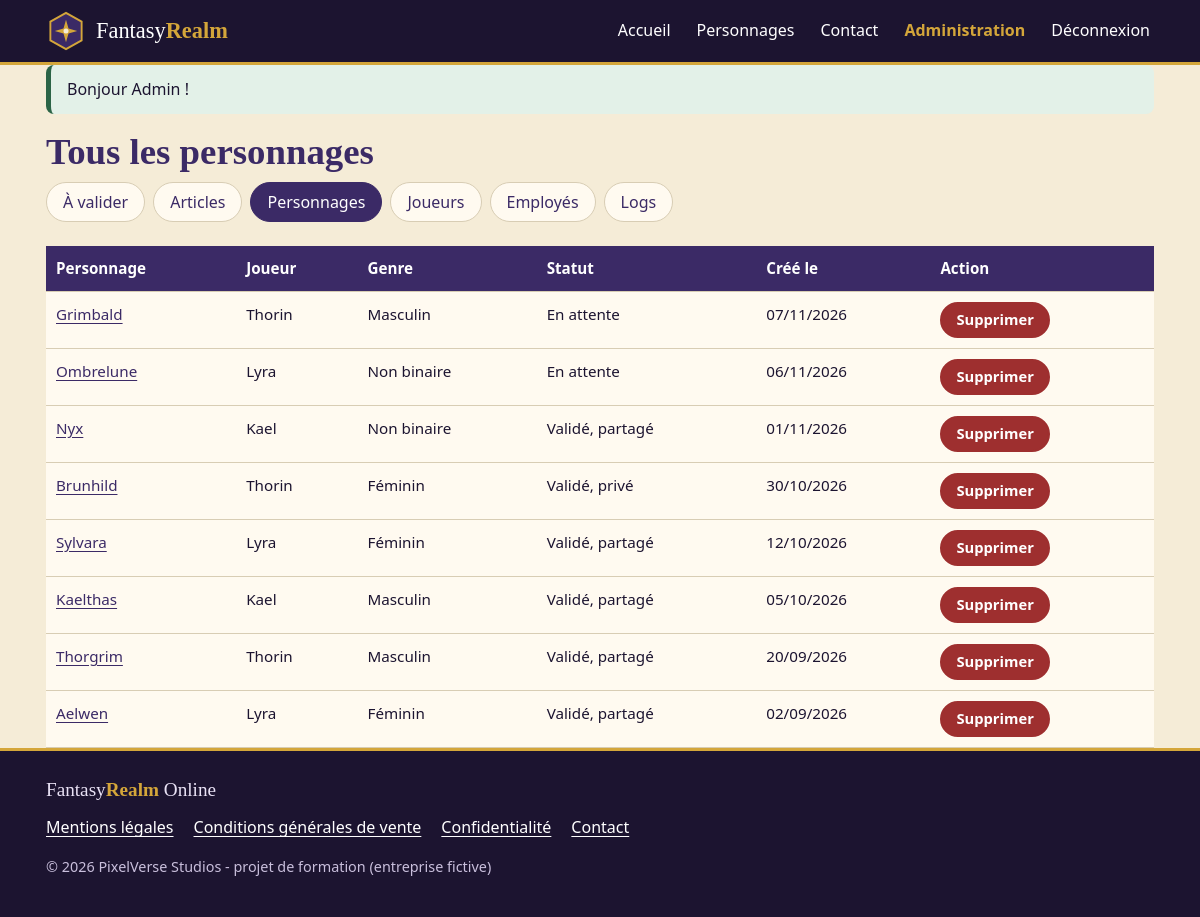
/gestion/personnages (signed in), run on the app's committed database.
### tables this page shows
CREATE TABLE personnages (
    id               INT UNSIGNED AUTO_INCREMENT PRIMARY KEY,
    utilisateur_id   INT UNSIGNED NOT NULL,
    nom              VARCHAR(40)  NOT NULL,
    genre            ENUM('feminin', 'masculin', 'non_binaire') NOT NULL,
    forme_visage     ENUM('ovale', 'rond', 'carre', 'allonge') NOT NULL DEFAULT 'ovale',
    forme_yeux       ENUM('amande', 'ronds', 'plisses', 'grands') NOT NULL DEFAULT 'amande',
    forme_nez        ENUM('droit', 'retrousse', 'aquilin', 'large') NOT NULL DEFAULT 'droit',
    forme_bouche     ENUM('fine', 'pleine', 'souriante', 'severe') NOT NULL DEFAULT 'fine',
    coiffure         ENUM('courte', 'longue', 'tresse', 'chauve', 'crete') NOT NULL DEFAULT 'courte',
    couleur_peau     CHAR(7)      NOT NULL COMMENT 'Couleur hexadécimale #rrggbb choisie dans une palette',
    couleur_cheveux  CHAR(7)      NOT NULL,
    couleur_yeux     CHAR(7)      NOT NULL,
    statut           ENUM('en_attente', 'valide') NOT NULL DEFAULT 'en_attente'
                     COMMENT 'Un nom refusé entraîne la suppression du personnage',
    partage          BOOLEAN      NOT NULL DEFAULT FALSE,
    cree_le          DATETIME     NOT NULL DEFAULT CURRENT_TIMESTAMP,
    modifie_le       DATETIME     NULL,
    valide_le        DATETIME     NULL,
    CONSTRAINT uq_personnages_nom UNIQUE (nom),
    CONSTRAINT fk_personnages_utilisateur FOREIGN KEY (utilisateur_id)
        REFERENCES utilisateurs (id) ON DELETE CASCADE,
     
    CONSTRAINT ck_personnages_partage CHECK (partage = FALSE OR statut = 'valide'),
    INDEX idx_personnages_galerie (partage, statut, genre, cree_le)
);

CREATE TABLE utilisateurs (
    id                  INT UNSIGNED AUTO_INCREMENT PRIMARY KEY,
    email               VARCHAR(190) NOT NULL,
    pseudo              VARCHAR(30)  NOT NULL,
    mot_de_passe        VARCHAR(255) NOT NULL COMMENT 'Hash argon2id, jamais le mot de passe en clair',
    role                ENUM('joueur', 'employe', 'admin') NOT NULL DEFAULT 'joueur',
    statut              ENUM('actif', 'suspendu') NOT NULL DEFAULT 'actif',
    doit_changer_mdp    BOOLEAN      NOT NULL DEFAULT FALSE COMMENT 'Vrai après une réinitialisation : changement imposé à la connexion',
    derniere_connexion  DATETIME     NULL,
    cree_le             DATETIME     NOT NULL DEFAULT CURRENT_TIMESTAMP,
    CONSTRAINT uq_utilisateurs_email UNIQUE (email),
    CONSTRAINT uq_utilisateurs_pseudo UNIQUE (pseudo)
);

### src/Core/View.php (called while the page is built, shortened)
<?php
class View
{
    public static function render(string $template, array $data = []): void
    {
        extract($data, EXTR_SKIP);
        require ROOT . '/templates/' . $template . '.php';
        require ROOT . '/templates/layout.php';
    }
}

### src/Controllers/GestionController.php (called while the page is built, shortened)
<?php
class GestionController
{
    public function personnages(): void
    {
        View::render('gestion/personnages', ['title' => 'Tous les personnages', 'personnages' => Personnage::tous()]);
    }
}

### src/Core/Router.php (called while the page is built, shortened)
<?php
class Router
{
    private array $routes = [];
    public function get(string $path, array $action, string|array $roles = []): void
    {
        $this->routes['GET'][$path] = ['action' => $action, 'roles' => (array) $roles];
    }
    public function post(string $path, array $action, string|array $roles = []): void
    {
        $this->routes['POST'][$path] = ['action' => $action, 'roles' => (array) $roles];
    }
    public function dispatch(string $method, string $uri): void
    {
        $path = parse_url($uri, PHP_URL_PATH) ?: '/';
        $path = $path === '/' ? '/' : rtrim($path, '/');
        $route = $this->routes[$method][$path] ?? null;
        [$class, $methodName] = $route['action'];
        (new $class())->$methodName();
    }
}

### public/index.php (called while the page is built, shortened)
<?php
$joueur = 'joueur';
$personnel = ['employe', 'admin'];
$admin = 'admin';
$r = new Router();
$r->get('/', [PageController::class, 'accueil']);
$r->get('/mentions-legales', [PageController::class, 'mentionsLegales']);
$r->get('/conditions-generales', [PageController::class, 'conditionsGenerales']);
$r->get('/confidentialite', [PageController::class, 'confidentialite']);
$r->get('/contact', [ContactController::class, 'formulaire']);
$r->post('/contact', [ContactController::class, 'envoyer']);
$r->get('/api/pseudo', [ContactController::class, 'apiPseudo']);
$r->get('/personnages', [GalerieController::class, 'liste']);
$r->get('/personnage', [GalerieController::class, 'detail']);
$r->get('/avatar', [GalerieController::class, 'avatar']);
$r->post('/personnage/avis', [GalerieController::class, 'deposerAvis'], $joueur);
$r->get('/inscription', [AuthController::class, 'formulaireInscription']);
$r->post('/inscription', [AuthController::class, 'inscription']);
$r->get('/connexion', [AuthController::class, 'formulaireConnexion']);
$r->post('/connexion', [AuthController::class, 'connexion']);
$r->post('/deconnexion', [AuthController::class, 'deconnexion']);
$r->get('/mot-de-passe-oublie', [AuthController::class, 'formulaireOubli']);
$r->post('/mot-de-passe-oublie', [AuthController::class, 'oubli']);
$r->get('/espace/mot-de-passe', [AuthController::class, 'formulaireChangement'], [$joueur, ...$personnel]);
$r->post('/espace/mot-de-passe', [AuthController::class, 'changement'], [$joueur, ...$personnel]);
$r->post('/espace/supprimer-compte', [AuthController::class, 'supprimerCompte'], $joueur);
$r->get('/espace', [EspaceController::class, 'index'], $joueur);
$r->get('/espace/creer', [EspaceController::class, 'formulaireCreation'], $joueur);
$r->post('/espace/creer', [EspaceController::class, 'creer'], $joueur);
$r->get('/espace/personnage', [EspaceController::class, 'formulaireModification'], $joueur);
$r->post('/espace/personnage', [EspaceController::class, 'modifier'], $joueur);
$r->post('/espace/equiper', [EspaceController::class, 'equiper'], $joueur);
$r->post('/espace/partager', [EspaceController::class, 'partager'], $joueur);
$r->post('/espace/dupliquer', [EspaceController::class, 'dupliquer'], $joueur);
$r->post('/espace/supprimer', [EspaceController::class, 'supprimer'], $joueur);
$r->get('/apercu', [EspaceController::class, 'apercu'], $joueur);
$r->get('/gestion', [GestionController::class, 'index'], $personnel);
$r->post('/gestion/personnage/valider', [GestionController::class, 'validerPersonnage'], $personnel);
$r->post('/gestion/personnage/rejeter', [GestionController::class, 'rejeterPersonnage'], $personnel);
$r->post('/gestion/avis', [GestionController::class, 'modererAvis'], $personnel);
$r->get('/gestion/accessoires', [GestionController::class, 'accessoires'], $personnel);
$r->post('/gestion/accessoires', [GestionController::class, 'creerAccessoire'], $personnel);
$r->post('/gestion/accessoires/etat', [GestionController::class, 'etatAccessoire'], $personnel);
$r->post('/gestion/accessoires/supprimer', [GestionController::class, 'supprimerAccessoire'], $personnel);
$r->get('/gestion/personnages', [GestionController::class, 'personnages'], $personnel);
$r->post('/gestion/personnages/supprimer', [GestionController::class, 'supprimerPersonnage'], $personnel);
$r->get('/gestion/joueurs', [GestionController::class, 'joueurs'], $personnel);
$r->post('/gestion/joueurs/statut', [GestionController::class, 'statutJoueur'], $personnel);
$r->post('/gestion/joueurs/supprimer', [GestionController::class, 'supprimerJoueur'], $personnel);
$r->get('/admin/employes', [AdminController::class, 'employes'], $admin);
$r->post('/admin/employes', [AdminController::class, 'creerEmploye'], $admin);
$r->post('/admin/employes/mot-de-passe', [AdminController::class, 'motDePasseEmploye'], $admin);
$r->post('/admin/employes/statut', [AdminController::class, 'statutEmploye'], $admin);
$r->post('/admin/employes/supprimer', [AdminController::class, 'supprimerEmploye'], $admin);
$r->get('/admin/logs', [AdminController::class, 'logs'], $admin);
$r->dispatch($_SERVER['REQUEST_METHOD'], $_SERVER['REQUEST_URI']);

### src/Core/Database.php (called while the page is built, shortened)
<?php
final class Database
{
    private static ?PDO $pdo = null;
    public static function pdo(): PDO
    {
        if (self::$pdo === null) {
            $dsn = sprintf(
                'mysql:host=%s;port=%s;dbname=%s;charset=utf8mb4',
                $_ENV['DB_HOST'] ?? 'localhost',
                $_ENV['DB_PORT'] ?? '3306',
                $_ENV['DB_NAME'] ?? 'fantasyrealm'
            );
            self::$pdo = new PDO($dsn, $_ENV['DB_USER'] ?? '', $_ENV['DB_PASSWORD'] ?? '', [
                PDO::ATTR_ERRMODE            => PDO::ERRMODE_EXCEPTION,
                PDO::ATTR_DEFAULT_FETCH_MODE => PDO::FETCH_ASSOC,
                PDO::ATTR_EMULATE_PREPARES   => false,
            ]);
            self::$pdo->exec("SET time_zone = '+00:00'");
        }
        return self::$pdo;
    }
    public static function run(string $sql, array $params = []): \PDOStatement
    {
        $stmt = self::pdo()->prepare($sql);
        $stmt->execute($params);
        return $stmt;
    }
}

### src/Models/Personnage.php (called while the page is built, shortened)
<?php
final class Personnage
{
    public static function tous(): array
    {
        return Database::run(
            'SELECT p.id, p.nom, p.genre, p.statut, p.partage, p.cree_le, u.pseudo
             FROM personnages p JOIN utilisateurs u ON u.id = p.utilisateur_id ORDER BY p.cree_le DESC'
        )->fetchAll();
    }
}

### src/helpers.php (called while the page is built, shortened)
<?php
function e(?string $value): string
{
    return htmlspecialchars($value ?? '', ENT_QUOTES | ENT_SUBSTITUTE, 'UTF-8');
}
function date_fr(?string $utc, bool $avecHeure = false): string
{
    $d = (new \DateTimeImmutable($utc, new \DateTimeZone('UTC')))->setTimezone(new \DateTimeZone('Europe/Paris'));
    return $d->format($avecHeure ? 'd/m/Y à H:i' : 'd/m/Y');
}

### templates/gestion/personnages.php (the view, shortened to what this page needs)
<h1>Tous les personnages</h1>
<?php require __DIR__ . '/_menu.php'; ?>
<div class="tableau-defilant">
    <table class="tableau">
        <thead><tr><th scope="col">Personnage</th><th scope="col">Joueur</th><th scope="col">Genre</th><th scope="col">Statut</th><th scope="col">Créé le</th><th scope="col">Action</th></tr></thead>
        <tbody>
        <?php foreach ($personnages as $p): ?>
            <tr>
                <td><a href="/personnage?id=<?= (int) $p['id'] ?>"><?= e($p['nom']) ?></a></td>
                <td><?= e($p['pseudo']) ?></td>
                <td><?= e(Apparence::GENRES[$p['genre']]) ?></td>
                <td><?= $p['statut'] === 'en_attente' ? 'En attente' : ($p['partage'] ? 'Validé, partagé' : 'Validé, privé') ?></td>
                <td><?= e(date_fr($p['cree_le'])) ?></td>
                <td>
                    <form method="post" action="/gestion/personnages/supprimer" data-confirmation="Supprimer définitivement « <?= e($p['nom']) ?> » ?">
                        <button type="submit" class="bouton bouton-petit bouton-danger">Supprimer<span class="sr-only"> <?= e($p['nom']) ?></span></button>
                    </form>
                </td>
            </tr>
        <?php endforeach; ?>
        </tbody>
    </table>
</div>

### public/assets/css/style.css (style rules this page uses)
:root { --nuit: #1c1430; --violet: #3b2a66; --violet-clair: #5b4596; --or: #d4a63a; --or-fonce: #7a5810; --parchemin: #f5ecd7; --carte: #fffaf0; --encre: #1c1430; --gris: #564b69; --bordure: #d8cdb4; --rubis: #9e2f2f; --emeraude: #2b6446; --titres: Georgia, "Palatino Linotype", "Book Antiqua", serif; --texte: system-ui, -apple-system, "Segoe UI", Roboto, sans-serif; --rayon: 12px; --ombre: 0 2px 6px rgba(28, 20, 48, 0.12); }
*, *::before, *::after { box-sizing: border-box; }
html { -webkit-text-size-adjust: 100%; }
body { margin: 0; font-family: var(--texte); font-size: 1rem; line-height: 1.6; color: var(--encre); background: var(--parchemin); }
h1, h2, h3 { font-family: var(--titres); color: var(--violet); line-height: 1.2; }
h1 { font-size: 1.9rem; margin: 0 0 0.5rem; }
a { color: var(--violet); text-underline-offset: 3px; }
table { border-collapse: collapse; }
.bouton { display: inline-flex; align-items: center; justify-content: center; min-height: 44px; background: var(--violet); color: #fff; border: 2px solid var(--violet); border-radius: 999px; padding: 8px 22px; font: inherit; font-weight: 600; text-decoration: none; cursor: pointer; transition: background-color 0.15s; }
.bouton-danger { background: var(--rubis); border-color: var(--rubis); }
.bouton-petit { min-height: 36px; padding: 4px 14px; font-size: 0.92rem; }
.tableau-defilant { overflow-x: auto; }
.tableau { width: 100%; background: var(--carte); font-size: 0.95rem; }
.tableau th, .tableau td { text-align: left; padding: 10px; border-bottom: 1px solid var(--bordure); vertical-align: top; }
.tableau th { background: var(--violet); color: #fff; }
@media (min-width: 960px) { h1 { font-size: 2.3rem; } }

### data on the page
personnages: nom "Grimbald", utilisateur.pseudo "Thorin", genre "Masculin", statut "En attente", cree_le "07/11/2026"
personnages: nom "Ombrelune", utilisateur.pseudo "Lyra", genre "Non binaire", statut "En attente", cree_le "06/11/2026"
personnages: nom "Nyx", utilisateur.pseudo "Kael", genre "Non binaire", statut "Validé, partagé", cree_le "01/11/2026"
personnages: nom "Brunhild", utilisateur.pseudo "Thorin", genre "Féminin", statut "Validé, privé", cree_le "30/10/2026"
personnages: nom "Sylvara", utilisateur.pseudo "Lyra", genre "Féminin", statut "Validé, partagé", cree_le "12/10/2026"
personnages: nom "Kaelthas", utilisateur.pseudo "Kael", genre "Masculin", statut "Validé, partagé", cree_le "05/10/2026"
personnages: nom "Thorgrim", utilisateur.pseudo "Thorin", genre "Masculin", statut "Validé, partagé", cree_le "20/09/2026"
personnages: nom "Aelwen", utilisateur.pseudo "Lyra", genre "Féminin", statut "Validé, partagé", cree_le "02/09/2026"

### other printed values
$f['message'] "Bonjour Admin !"
$libelle "À valider"
$libelle "Articles"
$libelle "Personnages"
$libelle "Joueurs"
$libelle "Employés"
$libelle "Logs"
